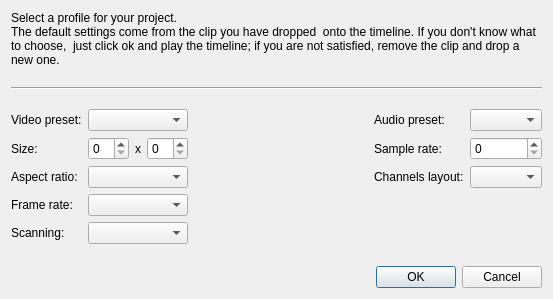
<?xml version="1.0" encoding="UTF-8"?>
<ui version="4.0">
 <class>ProjectProfileDlg</class>
 <widget class="QDialog" name="ProjectProfileDlg">
  <property name="geometry">
   <rect>
    <x>0</x>
    <y>0</y>
    <width>553</width>
    <height>299</height>
   </rect>
  </property>
  <property name="windowTitle">
   <string>Project profile</string>
  </property>
  <layout class="QGridLayout" name="gridLayout_5">
   <item row="0" column="0">
    <layout class="QVBoxLayout" name="verticalLayout">
     <item>
      <widget class="QLabel" name="label_10">
       <property name="text">
        <string>Select a profile for your project.
The default settings come from the clip you have dropped  onto the timeline. If you don't know what to choose,  just click ok and play the timeline; if you are not satisfied, remove the clip and drop a new one.</string>
       </property>
       <property name="wordWrap">
        <bool>true</bool>
       </property>
      </widget>
     </item>
     <item>
      <widget class="Line" name="line">
       <property name="minimumSize">
        <size>
         <width>0</width>
         <height>30</height>
        </size>
       </property>
       <property name="orientation">
        <enum>Qt::Horizontal</enum>
       </property>
      </widget>
     </item>
     <item>
      <layout class="QGridLayout" name="gridLayout_4">
       <item row="0" column="0">
        <layout class="QGridLayout" name="gridLayout">
         <item row="0" column="0">
          <widget class="QLabel" name="videoPresetLab">
           <property name="text">
            <string>Video preset:</string>
           </property>
          </widget>
         </item>
         <item row="0" column="1">
          <widget class="QComboBox" name="videoPresetCombo"/>
         </item>
         <item row="1" column="0">
          <widget class="QLabel" name="sizeLab">
           <property name="text">
            <string>Size:</string>
           </property>
          </widget>
         </item>
         <item row="1" column="1">
          <layout class="QHBoxLayout" name="horizontalLayout">
           <item>
            <widget class="QSpinBox" name="widthSpinBox"/>
           </item>
           <item>
            <widget class="QLabel" name="label_2">
             <property name="text">
              <string>x</string>
             </property>
             <property name="alignment">
              <set>Qt::AlignCenter</set>
             </property>
            </widget>
           </item>
           <item>
            <widget class="QSpinBox" name="heightSpinBox"/>
           </item>
          </layout>
         </item>
         <item row="2" column="0">
          <widget class="QLabel" name="ratioLab">
           <property name="text">
            <string>Aspect ratio:</string>
           </property>
          </widget>
         </item>
         <item row="2" column="1">
          <widget class="QComboBox" name="ratioCombo"/>
         </item>
         <item row="3" column="0">
          <widget class="QLabel" name="framerateLab">
           <property name="text">
            <string>Frame rate:</string>
           </property>
          </widget>
         </item>
         <item row="3" column="1">
          <widget class="QComboBox" name="framerateCombo"/>
         </item>
         <item row="4" column="0">
          <widget class="QLabel" name="scanningLab">
           <property name="text">
            <string>Scanning:</string>
           </property>
          </widget>
         </item>
         <item row="4" column="1">
          <widget class="QComboBox" name="scanningCombo"/>
         </item>
        </layout>
       </item>
       <item row="0" column="1">
        <spacer name="horizontalSpacer">
         <property name="orientation">
          <enum>Qt::Horizontal</enum>
         </property>
         <property name="sizeHint" stdset="0">
          <size>
           <width>40</width>
           <height>20</height>
          </size>
         </property>
        </spacer>
       </item>
       <item row="0" column="2">
        <layout class="QGridLayout" name="gridLayout_3">
         <item row="0" column="0">
          <layout class="QGridLayout" name="gridLayout_2">
           <item row="0" column="0">
            <widget class="QLabel" name="audioPresetLab">
             <property name="text">
              <string>Audio preset:</string>
             </property>
            </widget>
           </item>
           <item row="0" column="1">
            <widget class="QComboBox" name="audioPresetCombo"/>
           </item>
           <item row="1" column="0">
            <widget class="QLabel" name="samplerateLab">
             <property name="text">
              <string>Sample rate:</string>
             </property>
            </widget>
           </item>
           <item row="1" column="1">
            <widget class="QSpinBox" name="samplerateSpinBox"/>
           </item>
           <item row="2" column="0">
            <widget class="QLabel" name="layoutLab">
             <property name="text">
              <string>Channels layout:</string>
             </property>
            </widget>
           </item>
           <item row="2" column="1">
            <widget class="QComboBox" name="layoutCombo"/>
           </item>
          </layout>
         </item>
         <item row="1" column="0">
          <spacer name="verticalSpacer">
           <property name="orientation">
            <enum>Qt::Vertical</enum>
           </property>
           <property name="sizeHint" stdset="0">
            <size>
             <width>20</width>
             <height>40</height>
            </size>
           </property>
          </spacer>
         </item>
        </layout>
       </item>
      </layout>
     </item>
     <item>
      <spacer name="verticalSpacer_2">
       <property name="orientation">
        <enum>Qt::Vertical</enum>
       </property>
       <property name="sizeHint" stdset="0">
        <size>
         <width>20</width>
         <height>40</height>
        </size>
       </property>
      </spacer>
     </item>
     <item>
      <widget class="QDialogButtonBox" name="buttonBox">
       <property name="orientation">
        <enum>Qt::Horizontal</enum>
       </property>
       <property name="standardButtons">
        <set>QDialogButtonBox::Cancel|QDialogButtonBox::Ok</set>
       </property>
      </widget>
     </item>
    </layout>
   </item>
  </layout>
 </widget>
 <resources/>
 <connections>
  <connection>
   <sender>buttonBox</sender>
   <signal>accepted()</signal>
   <receiver>ProjectProfileDlg</receiver>
   <slot>accept()</slot>
   <hints>
    <hint type="sourcelabel">
     <x>248</x>
     <y>254</y>
    </hint>
    <hint type="destinationlabel">
     <x>157</x>
     <y>274</y>
    </hint>
   </hints>
  </connection>
  <connection>
   <sender>buttonBox</sender>
   <signal>rejected()</signal>
   <receiver>ProjectProfileDlg</receiver>
   <slot>reject()</slot>
   <hints>
    <hint type="sourcelabel">
     <x>316</x>
     <y>260</y>
    </hint>
    <hint type="destinationlabel">
     <x>286</x>
     <y>274</y>
    </hint>
   </hints>
  </connection>
 </connections>
</ui>
